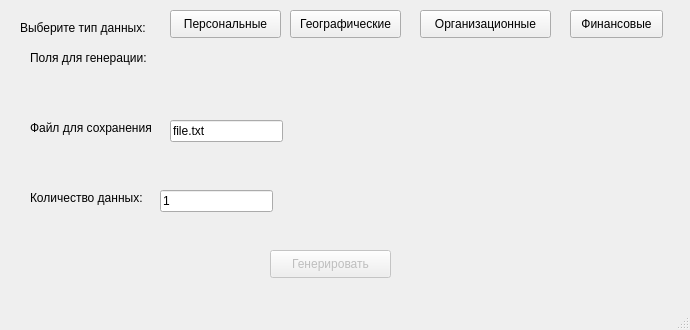
<?xml version="1.0" encoding="UTF-8"?>
<ui version="4.0">
 <class>MainWindow</class>
 <widget class="QMainWindow" name="MainWindow">
  <property name="geometry">
   <rect>
    <x>0</x>
    <y>0</y>
    <width>690</width>
    <height>330</height>
   </rect>
  </property>
  <property name="windowTitle">
   <string>MainWindow</string>
  </property>
  <widget class="QWidget" name="centralwidget">
   <widget class="QLabel" name="label">
    <property name="geometry">
     <rect>
      <x>20</x>
      <y>20</y>
      <width>141</width>
      <height>16</height>
     </rect>
    </property>
    <property name="text">
     <string>Выберите тип данных:</string>
    </property>
   </widget>
   <widget class="QLabel" name="label_2">
    <property name="geometry">
     <rect>
      <x>30</x>
      <y>50</y>
      <width>131</width>
      <height>16</height>
     </rect>
    </property>
    <property name="text">
     <string>Поля для генерации:</string>
    </property>
   </widget>
   <widget class="QPushButton" name="pers_button">
    <property name="geometry">
     <rect>
      <x>170</x>
      <y>10</y>
      <width>111</width>
      <height>28</height>
     </rect>
    </property>
    <property name="text">
     <string>Персональные</string>
    </property>
   </widget>
   <widget class="QPushButton" name="geo_button">
    <property name="geometry">
     <rect>
      <x>290</x>
      <y>10</y>
      <width>111</width>
      <height>28</height>
     </rect>
    </property>
    <property name="text">
     <string>Географические</string>
    </property>
   </widget>
   <widget class="QPushButton" name="org_button">
    <property name="geometry">
     <rect>
      <x>420</x>
      <y>10</y>
      <width>131</width>
      <height>28</height>
     </rect>
    </property>
    <property name="text">
     <string>Организационные</string>
    </property>
   </widget>
   <widget class="QPushButton" name="fin_button">
    <property name="geometry">
     <rect>
      <x>570</x>
      <y>10</y>
      <width>93</width>
      <height>28</height>
     </rect>
    </property>
    <property name="text">
     <string>Финансовые</string>
    </property>
   </widget>
   <widget class="QLabel" name="pole_label">
    <property name="geometry">
     <rect>
      <x>180</x>
      <y>50</y>
      <width>581</width>
      <height>16</height>
     </rect>
    </property>
    <property name="text">
     <string/>
    </property>
   </widget>
   <widget class="QLineEdit" name="selectFile">
    <property name="geometry">
     <rect>
      <x>170</x>
      <y>120</y>
      <width>113</width>
      <height>22</height>
     </rect>
    </property>
    <property name="text">
     <string>file.txt</string>
    </property>
   </widget>
   <widget class="QLabel" name="label_4">
    <property name="geometry">
     <rect>
      <x>30</x>
      <y>120</y>
      <width>141</width>
      <height>16</height>
     </rect>
    </property>
    <property name="text">
     <string>Файл для сохранения</string>
    </property>
   </widget>
   <widget class="QPushButton" name="generate_button">
    <property name="enabled">
     <bool>false</bool>
    </property>
    <property name="geometry">
     <rect>
      <x>270</x>
      <y>250</y>
      <width>121</width>
      <height>28</height>
     </rect>
    </property>
    <property name="text">
     <string>Генерировать</string>
    </property>
   </widget>
   <widget class="QLabel" name="label_5">
    <property name="geometry">
     <rect>
      <x>30</x>
      <y>190</y>
      <width>131</width>
      <height>16</height>
     </rect>
    </property>
    <property name="text">
     <string>Количество данных:</string>
    </property>
   </widget>
   <widget class="QLineEdit" name="selectCount">
    <property name="geometry">
     <rect>
      <x>160</x>
      <y>190</y>
      <width>113</width>
      <height>22</height>
     </rect>
    </property>
    <property name="text">
     <string>1</string>
    </property>
   </widget>
  </widget>
  <widget class="QMenuBar" name="menubar">
   <property name="geometry">
    <rect>
     <x>0</x>
     <y>0</y>
     <width>690</width>
     <height>26</height>
    </rect>
   </property>
  </widget>
  <widget class="QStatusBar" name="statusbar"/>
 </widget>
 <resources/>
 <connections/>
</ui>
